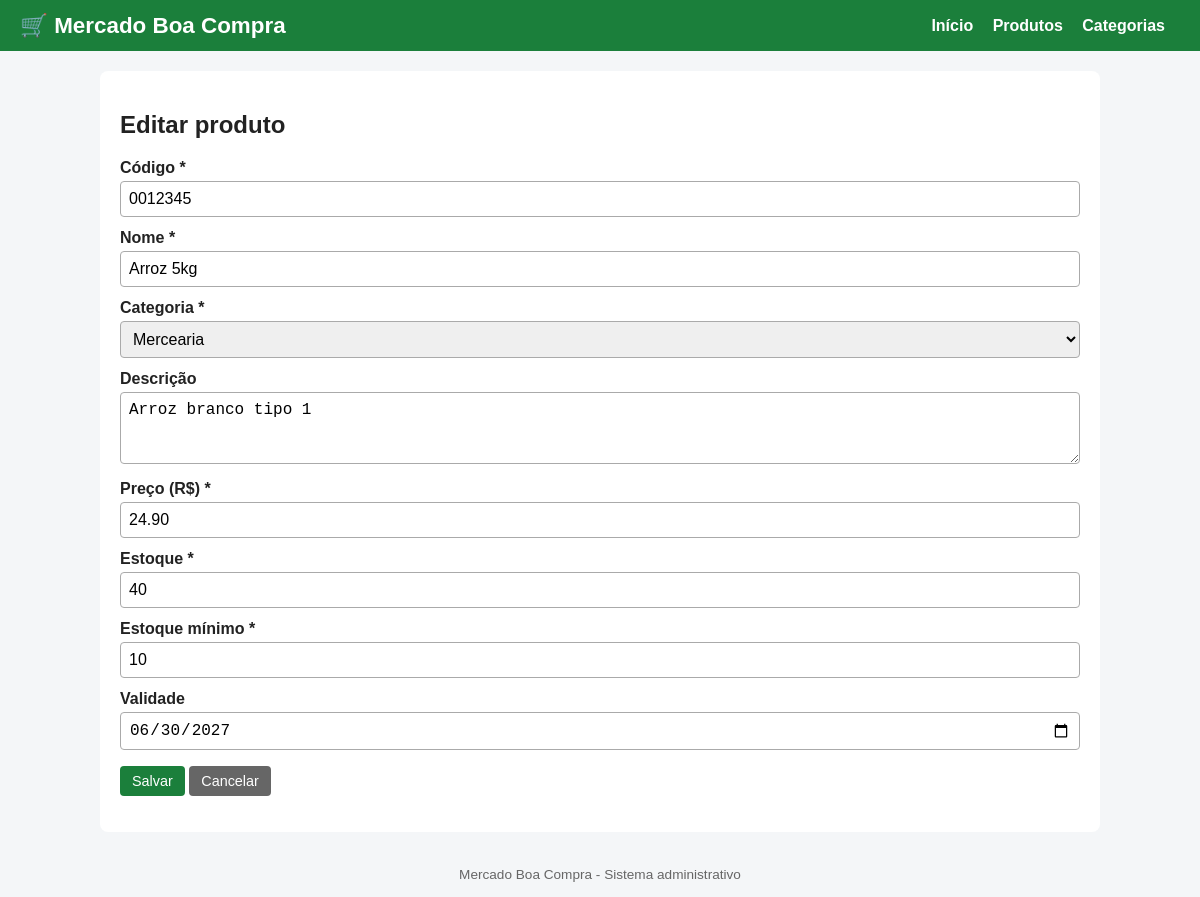
Screenshot of /produto_form.php?id=1 with the database file from the repository.
### tables this page shows
CREATE TABLE produtos (
  id INT AUTO_INCREMENT PRIMARY KEY,
  codigo VARCHAR(30) NOT NULL UNIQUE,
  nome VARCHAR(120) NOT NULL,
  descricao TEXT NULL,
  categoria_id INT NOT NULL,
  preco DECIMAL(10,2) NOT NULL,
  estoque INT UNSIGNED NOT NULL DEFAULT 0,
  estoque_minimo INT UNSIGNED NOT NULL DEFAULT 0,
  validade DATE NULL,
  CONSTRAINT fk_produto_categoria FOREIGN KEY (categoria_id)
    REFERENCES categorias(id) ON DELETE RESTRICT ON UPDATE RESTRICT
);

CREATE TABLE categorias (
  id INT AUTO_INCREMENT PRIMARY KEY,
  nome VARCHAR(80) NOT NULL UNIQUE,
  descricao VARCHAR(255) NULL
);

### funcoes.php (called while the page is built, shortened)
<?php
function e($v) { return htmlspecialchars((string)$v, ENT_QUOTES, 'UTF-8'); }

### produto_form.php (the view, shortened to what this page needs)
<?php
require 'conexao.php';
require 'funcoes.php';
$temId = isset($_GET['id']) || isset($_POST['id']);
$id = filter_var($_GET['id'] ?? $_POST['id'] ?? '', FILTER_VALIDATE_INT);
$p = ['codigo' => '', 'nome' => '', 'descricao' => '', 'categoria_id' => '', 'preco' => '',
      'estoque' => '0', 'estoque_minimo' => '0', 'validade' => ''];
if ($temId) {
    $st = $pdo->prepare("SELECT * FROM produtos WHERE id = ?");
    $st->execute([$id ?: 0]);
    $atual = $st->fetch();
    $p = $atual;
    $p['descricao'] = $p['descricao'] ?? '';
    $p['validade'] = $p['validade'] ?? '';
}
$cats = $pdo->query("SELECT id, nome FROM categorias ORDER BY nome")->fetchAll();
require 'cabecalho.php';
?>
<h2><?= $id ? 'Editar produto' : 'Novo produto' ?></h2>
<form method="post" action="produto_form.php">
  <label for="codigo">Código *</label>
  <input type="text" id="codigo" name="codigo" maxlength="30" required value="<?= e($p['codigo']) ?>">
  <label for="nome">Nome *</label>
  <input type="text" id="nome" name="nome" maxlength="120" required value="<?= e($p['nome']) ?>">
  <label for="categoria_id">Categoria *</label>
  <select id="categoria_id" name="categoria_id" required>
    <?php foreach ($cats as $c): ?>
      <option value="<?= (int)$c['id'] ?>" <?= $p['categoria_id'] == $c['id'] ? 'selected' : '' ?>><?= e($c['nome']) ?></option>
    <?php endforeach; ?>
  </select>
  <label for="descricao">Descrição</label>
  <textarea id="descricao" name="descricao" rows="3"><?= e($p['descricao']) ?></textarea>
  <label for="preco">Preço (R$) *</label>
  <input type="text" id="preco" name="preco" required placeholder="Ex: 5,90" value="<?= e($p['preco']) ?>">
  <label for="estoque">Estoque *</label>
  <input type="number" id="estoque" name="estoque" min="0" step="1" required value="<?= e($p['estoque']) ?>">
  <label for="estoque_minimo">Estoque mínimo *</label>
  <input type="number" id="estoque_minimo" name="estoque_minimo" min="0" step="1" required value="<?= e($p['estoque_minimo']) ?>">
  <label for="validade">Validade</label>
  <input type="date" id="validade" name="validade" value="<?= e($p['validade']) ?>">
  <p>
    <button class="btn" type="submit">Salvar</button>
    <a class="btn sec" href="produtos.php">Cancelar</a>
  </p>
</form>
<?php require 'rodape.php'; ?>

### estilo.css (style rules this page uses)
* { box-sizing: border-box; }
body { font-family: Arial, sans-serif; margin: 0; background: #f4f6f8; color: #222; }
.btn { display: inline-block; padding: 7px 12px; background: #1b7f3b; color: #fff; border: 0; border-radius: 4px; text-decoration: none; cursor: pointer; font-size: .9rem; }
.btn.sec { background: #666; }
label { display: block; margin-top: 12px; font-weight: bold; }
input, select, textarea { width: 100%; padding: 8px; margin-top: 4px; border: 1px solid #aaa; border-radius: 4px; font-size: 1rem; }

### rows the page displays
produtos: codigo "0012345", nome "Arroz 5kg", categoria_id "Mercearia", descricao "Arroz branco tipo 1", preco "24.90", estoque "40", estoque_minimo "10", validade "06/30/2027"
